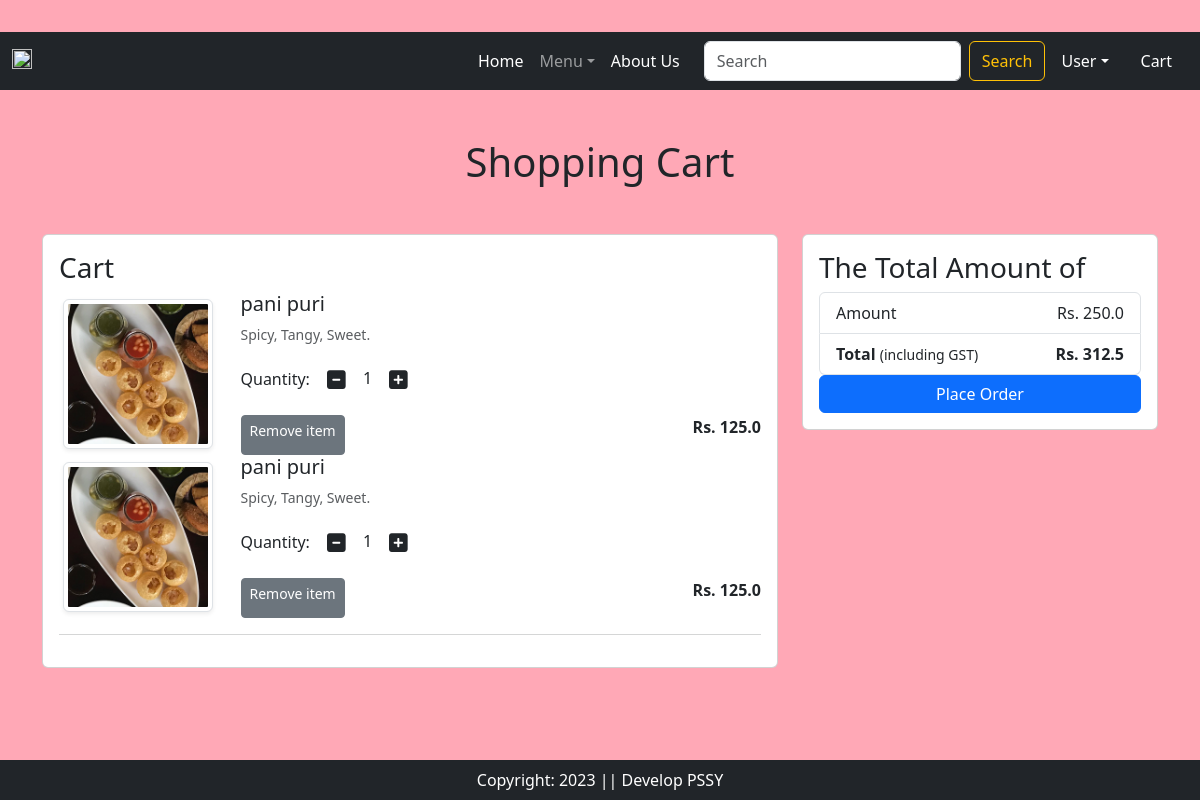
/cart/ (signed in), run on the app's committed database.
### demo1/models.py (models this page shows, shortened)
class Cart(models.Model):
    user = models.ForeignKey(User,on_delete = models.CASCADE)
    product = models.ForeignKey(Product,on_delete = models.CASCADE)
    quantity = models.PositiveIntegerField(default = 1)

class Product(models.Model):
    title = models.CharField(max_length = 100)
    selling_price = models.FloatField()
    discounted_price = models.FloatField()
    description = models.TextField()
    composition = models.TextField(default = '')
    prodapp = models.TextField(default = '')
    category = models.CharField(choices = CATEGORY_CHOICES,max_length = 2)
    product_image = models.ImageField(upload_to = 'product')

### demo1/views.py (the view)
# urls.py: path('cart/', views.show_cart, name= 'showcart'),
def show_cart(request):
    user = request.user
    cart = Cart.objects.filter(user = user)
    amount =0
    for p in cart:
        value = p.quantity* p.product.discounted_price
        amount = amount + value
    totalamount = amount * 1.25
    return render(request,'addtocart.html',locals())

### templates/addtocart.html (shortened to what this page needs)
{% extends 'base.html' %}
{% load static %}
{% block main-contant %}
<div class="container my-5">
<div class="row">
    {% if cart %}
        <h1 class="text-center mb-5">Shopping Cart</h1>
        <div class="col-sm-8">
            <div class="card">
                <div class="card-body">
                    <h3>Cart</h3>
                    {% for item in cart %}
                    <div class="row">
                        <div class="col-sm-3 text-center align-self-center"><img
                                src="{{ item.product.product_image.url }}" alt="" srcset="" class="ing-fluid img-thumbnail shadow-sm" height="150" width="150"></div>
                        <div class="col-sm-9">
                            <div>
                                <h5>{{ item.product.title }}</h5>
                                <p class="mb-2 text-muted small">{{ item.product.description }}</p>
                                <div class="my-3">
                                    <label for="quantity">Quantity:</label>
                                    <a class="minus-cart btn" pid={{ item.product.id }}>
                                        <i class="fa fa-minus-square fa-lg"></i>
                                    </a>
                                    <span id="quantity">{{ item.quantity }}</span>
                                    <a class="plus-cart btn" pid={{ item.product.id }}>
                                        <i class="fas fa-plus-square fa-lg"></i>
                                    </a>
                                </div>
                                <div class="d-flex justify-content-between">
                                    <a href="#" class="remove-cart btn btn-sm btn-secondary mr-3"
                                       pid={{ item.product.id }}>Remove item </a>
                                    <p class="mb-8">
                                        <span><strong>Rs. {{ item.product.discounted_price }}</strong></span></p>
                                </div>
                            </div>
                        </div>
                    </div>
                    {% endfor %}
                    <hr class="text-muted">
                </div>
            </div>
        </div>
        <div class="col-sm-4">
        <div class="card">
            <div class="card-body">
                <h3>The Total Amount of</h3>
                <ul class="list-group">
                    <li class="list-group-item d-flex justify-content-between align-items-center border-8 px-e pb-8">
                        Amount<span id="amount">Rs. {{ amount }}</span>
                    </li>
                    <li class="list-group-item d-flex justify-content-between align-items-center border-8 px-mb-3">
                        <div>
                            <strong>Total</strong> <small>(including GST)</small>
                        </div>
                        <span id="totalamount"><strong>Rs. {{ totalamount }}</strong></span>
                    </li>
                </ul>
                <div class="d-grid"><a href="{% url 'checkout' %}" class="btn btn-primary">Place Order</a></div>
            </div>
        </div>
        </div>
    {% else %}
        <h1 class="text-center mb-5">Cart is Empty</h1>
    {% endif %}
    </div>
</div>
{% endblock main-contant %}

### data on the page
Cart: product.product_image (picture), product "pani puri", product.description "Spicy, Tangy, Sweet.", quantity "1", product.discounted_price "125.0"
Cart: product.product_image (picture), product "pani puri", product.description "Spicy, Tangy, Sweet.", quantity "1", product.discounted_price "125.0"

### other printed values
{{ amount }} "250.0"
{{ totalamount }} "312.5"
